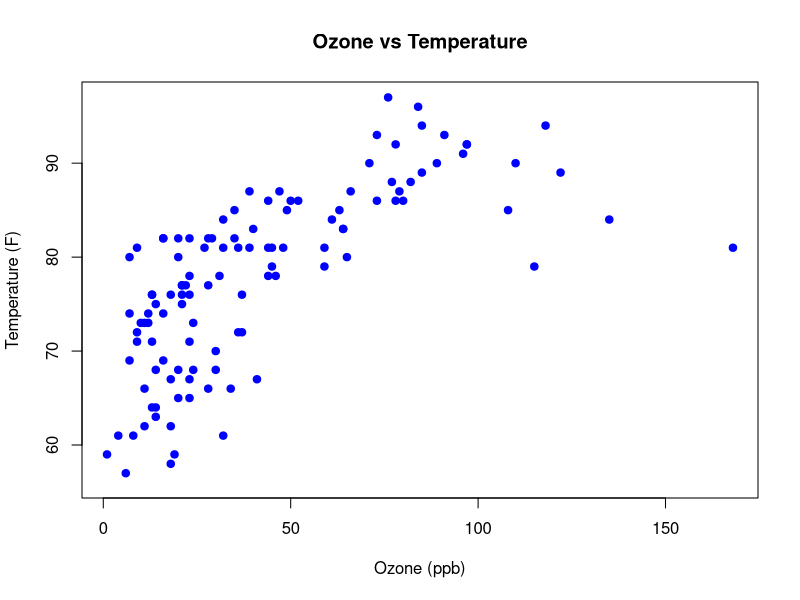
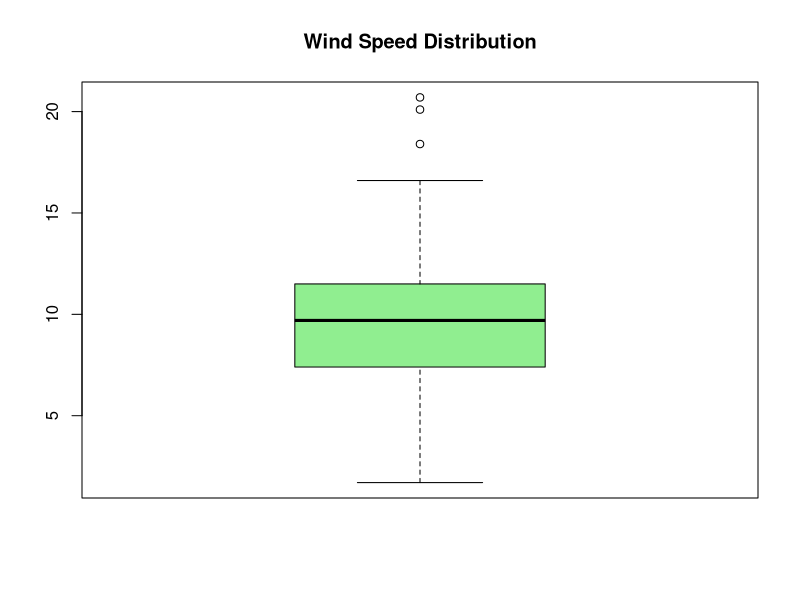

Write R code to recreate these figures, in order.
data("airquality")
head(airquality)
str(airquality)
summary(airquality)
names(airquality)
dim(airquality)
colSums(is.na(airquality))
plot(airquality$Ozone, airquality$Temp,
     main="Ozone vs Temperature",
     xlab="Ozone (ppb)", ylab="Temperature (F)",
     col="blue", pch=19)

boxplot(airquality$Wind,
        main="Wind Speed Distribution",
        col="lightgreen")
